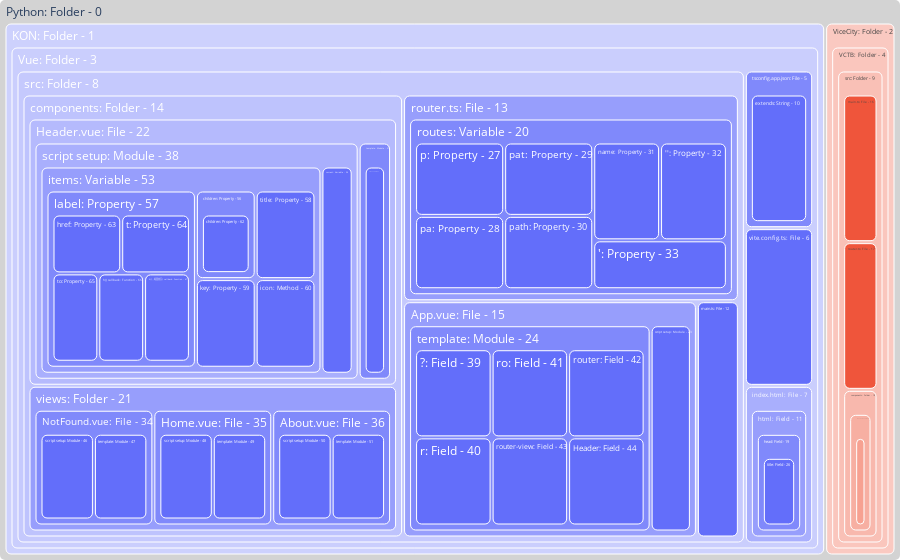

Notebook cell for this chart:
### Code cell
nodes, parents, info = getArtifactTreeWithLabel(artifact_tree)
vals = info
for i in range(len(vals)):
    vals[i] += 20
fig = go.Figure(go.Treemap(
    labels = nodes,
    parents = parents,
    hovertemplate="""<b>%{label}</b><br>
    Parent: %{parent}<br>
    Visit: %{customdata}
    <extra></extra>""",
    customdata=info,
    # values=vals,
    root_color="lightgrey"
))
fig.update_layout(margin = dict(t=0, l=0, r=0, b=0))
fig.update_traces(marker=dict(cornerradius=5))
fig.show()
fig.write_html("artifact_tree.html")

### Figure 1 — Plotly figure (JSON) as saved in the notebook; plotly's stock layout.template omitted (floating-point values rounded to 4 significant figures)
{"data": [{"customdata": [20, 20, 20, 20, 20, 20, 20, 20, 20, 21, 80, 20, 20, 20, 20, 20, 20, 20, 79, 66, 20, 20, 31, 30, 20, 78, 21, 21, 21, 39, 21, 24, 21, 20, 20, 20, 26, 451, 22, 21, 21, 21, 21, 22, 21, 21, 22, 21, 22, 21, 23, 22, 420, 22, 21, 99, 79, 104, 37, 60, 21, 70, 24, 21, 32, 26, 21, 21], "hovertemplate": "<b>%{label}</b><br>\n    Parent: %{parent}<br>\n    Visit: %{customdata}\n    <extra></extra>", "labels": ["KON: Folder - 1", "ViceCity: Folder - 2", "Vue: Folder - 3", "VCTB: Folder - 4", "tsconfig.app.json: File - 5", "vite.config.ts: File - 6", "index.html: File - 7", "src: Folder - 8", "src: Folder - 9", "extends: String - 10", "html: Field - 11", "main.ts: File - 12", "router.ts: File - 13", "components: Folder - 14", "App.vue: File - 15", "main.ts: File - 16", "router.ts: File - 17", "components: Folder - 18", "head: Field - 19", "routes: Variable - 20", "views: Folder - 21", "Header.vue: File - 22", "script setup: Module - 23", "template: Module - 24", "Header.vue: File - 25", "title: Field - 26", "p: Property - 27", "pa: Property - 28", "pat: Property - 29", "path: Property - 30", "name: Property - 31", "'': Property - 32", "': Property - 33", "NotFound.vue: File - 34", "Home.vue: File - 35", "About.vue: File - 36", "template: Module - 37", "script setup: Module - 38", "?: Field - 39", "r: Field - 40", "ro: Field - 41", "router: Field - 42", "router-view: Field - 43", "Header: Field - 44", "template: Module - 45", "script setup: Module - 46", "template: Module - 47", "script setup: Module - 48", "template: Module - 49", "script setup: Module - 50", "template: Module - 51", "a-menu: Field - 52", "items: Variable - 53", "current: Variable - 54", "header.mdui-appbar.mdui-m-b-3: Field - 55", "children: Property - 56", "label: Property - 57", "title: Property - 58", "key: Property - 59", "icon: Method - 60", "div.mdui-toolbar.mdui-card.mdui-shadow-0: Field - 61", "children: Property - 62", "href: Property - 63", "t: Property - 64", "to: Property - 65", "h() callback: Function - 66", "h('), , '返回首页') callback: Function - 67", "RouterLink.mdui-typo-title: Field - 68"], "marker": {"cornerradius": 5}, "parents": ["Python: Folder - 0", "Python: Folder - 0", "KON: Folder - 1", "ViceCity: Folder - 2", "Vue: Folder - 3", "Vue: Folder - 3", "Vue: Folder - 3", "Vue: Folder - 3", "VCTB: Folder - 4", "tsconfig.app.json: File - 5", "index.html: File - 7", "src: Folder - 8", "src: Folder - 8", "src: Folder - 8", "src: Folder - 8", "src: Folder - 9", "src: Folder - 9", "src: Folder - 9", "html: Field - 11", "router.ts: File - 13", "components: Folder - 14", "components: Folder - 14", "App.vue: File - 15", "App.vue: File - 15", "components: Folder - 18", "head: Field - 19", "routes: Variable - 20", "routes: Variable - 20", "routes: Variable - 20", "routes: Variable - 20", "routes: Variable - 20", "routes: Variable - 20", "routes: Variable - 20", "views: Folder - 21", "views: Folder - 21", "views: Folder - 21", "Header.vue: File - 22", "Header.vue: File - 22", "template: Module - 24", "template: Module - 24", "template: Module - 24", "template: Module - 24", "template: Module - 24", "template: Module - 24", "Header.vue: File - 25", "NotFound.vue: File - 34", "NotFound.vue: File - 34", "Home.vue: File - 35", "Home.vue: File - 35", "About.vue: File - 36", "About.vue: File - 36", "template: Module - 37", "script setup: Module - 38", "script setup: Module - 38", "template: Module - 45", "items: Variable - 53", "items: Variable - 53", "items: Variable - 53", "items: Variable - 53", "items: Variable - 53", "header.mdui-appbar.mdui-m-b-3: Field - 55", "children: Property - 56", "label: Property - 57", "label: Property - 57", "label: Property - 57", "label: Property - 57", "label: Property - 57", "div.mdui-toolbar.mdui-card.mdui-shadow-0: Field - 61"], "root": {"color": "lightgrey"}, "type": "treemap"}], "layout": {"margin": {"b": 0, "l": 0, "r": 0, "t": 0}}}
